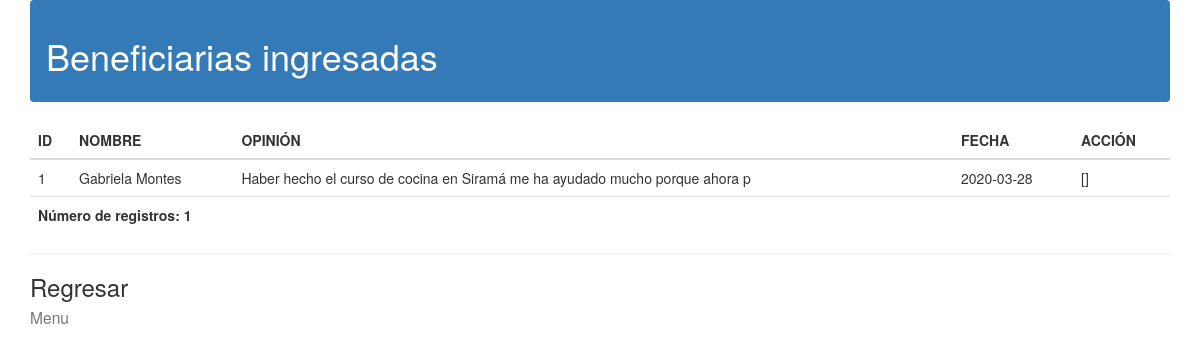
The page /Admin/CRUD_admin/Beneficiarias/mostrar_bene.php (signed in) on the database as committed earlier.
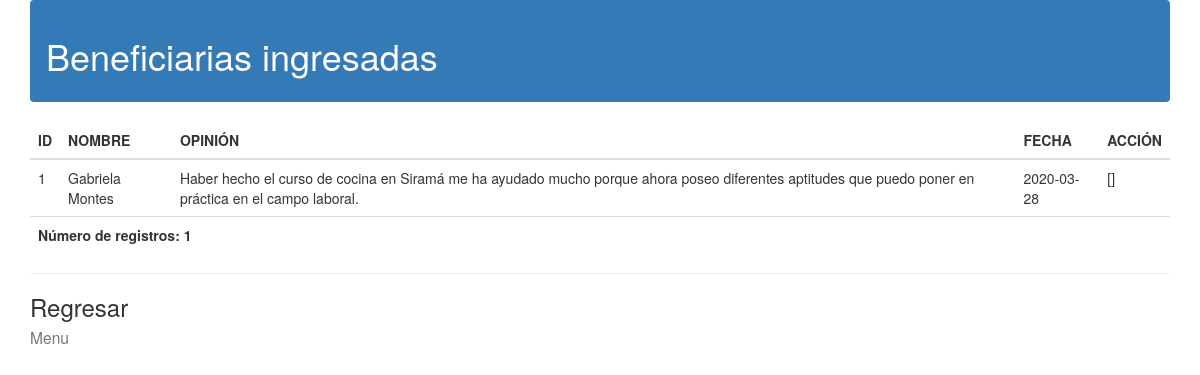
The same page on the database as committed later.
### tables this page shows
CREATE TABLE IF NOT EXISTS `Beneficiarias` (
  `Id_Bene` int(5) NOT NULL,
  `Nombre` varchar(50) NOT NULL,
  `Opinion` varchar(1500) NOT NULL,
  `Fecha` date NOT NULL,
  PRIMARY KEY (`Id_Bene`)
);

### Admin/CRUD_admin/Beneficiarias/mostrar_bene.php (the view, shortened to what this page needs)
<!DOCTYPE html>
	<html lang="es">
		<head>
			<link href = "//maxcdn.bootstrapcdn.com/bootstrap/3.3.0/css/bootstrap.min.css" rel = "stylesheet" id ="bootstrap-css" >
		</head>
		<header>
			<nav class = "navbar navbar-dark bg-primary" >
			<span class = "navbar-text" >
			<h1> Beneficiarias ingresadas </h1>
			</span>
			</nav>
		</header>
		<body class="container">
			<?php
					@$db = new mysqli('localhost','root','','sirama', '3308');
				$db->set_charset( "utf8" );
				$consulta = " SELECT * FROM beneficiarias ORDER BY Id_Bene";
				$resultc = $db->query($consulta);
				$num_results = $resultc->num_rows;
				echo "<table class='table'>
				<colgroup>
				<col class=\"idbene\">
				</colgroup>
				<colgroup>
				<col class=\"name\">
				</colgroup>
				<colgroup>
				<col class=\"opini\">
				</colgroup>
				<colgroup>
				<col class=\"fecha\">
				</colgroup>
				<colgroup>
				<col class=\"action\">
				</colgroup>
				<thead>
				<tr id=\"theader\">
				<th>ID</th>
				<th>NOMBRE</th>
				<th>OPINIÓN</th>
				<th>FECHA</th>
				<th>ACCIÓN</th>
				</tr>
				</thead>
				<tbody>";
				while ($row = $resultc->fetch_assoc()) {
				echo "<tr class=\"normal\"onmouseover=\"this.className='selected'\" onmouseout=\"this.className='normal'\">";
				echo "<td scope='col'>";
				echo "" . $row[ 'Id_Bene' ] . "";
				echo "</td><td scope='col'>";
				echo "" . stripslashes($row[ 'Nombre' ]) . "";
				echo "</td><td scope='col'>";
				echo "" . stripslashes($row[ 'Opinion' ]) . "";
				echo "</td><td scope='col'>";
				echo "" . $row[ 'Fecha' ];
				echo "</td><td scope='col'>";
				echo "[<a href=\"" . $_GET[ 'opc' ] . ".php?id=" .
				$row[ 'Id_Bene' ] . "\">";
				echo "</a>]";
				echo "</td></tr>";
				}
				echo "</tbody>";
				echo "<tfoot>";
				echo "<tr id=\"tfooter\">";
				echo "<th colspan=\"9\">";
				echo "Número de registros: " . $num_results . "";
				echo "</th>";
				echo "</tr>";
				echo "</tfoot>";
				echo "</table>";
				?>
				<hr class = "d-lg-none divider" >
				<a href = "Opciones_Bene.php" class = "d-block h3
				font-weight-normal" > Regresar <br>
				<small class = "d-block text-muted
				text-small" > Menu </small>
				</a>
		</body>
	</html>

Rows that differ between the two databases and show on the page:
changed beneficiarias "Gabriela Montes": Opinion "Haber hecho el curso de cocina en Siramá me ha ayudado mucho porque ahora p" → "Haber hecho el curso de cocina en Siramá me ha ayudado mucho porque ahora poseo diferentes aptitudes que puedo poner en práctica en el campo laboral."
